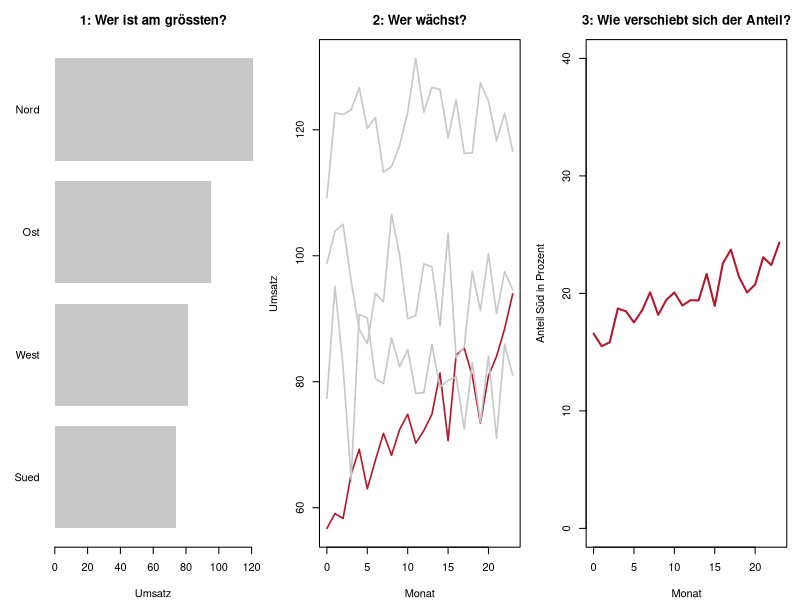
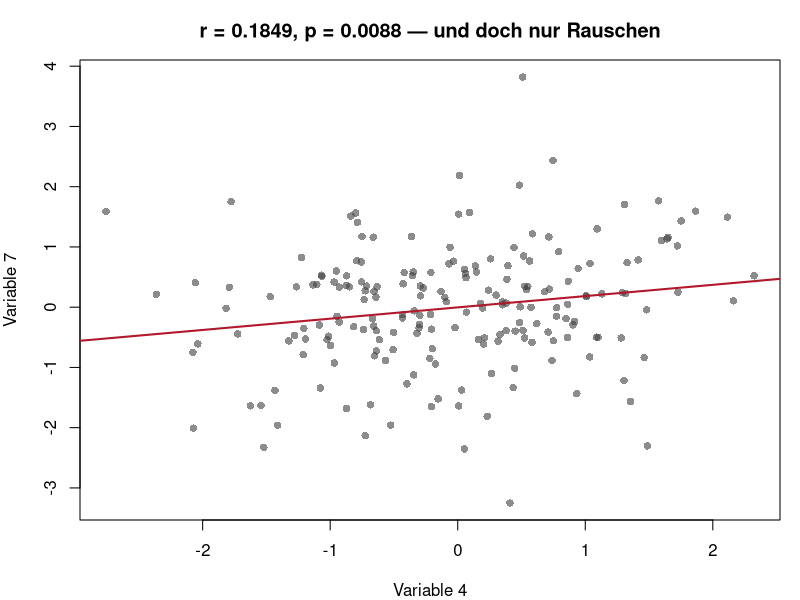

Here is the R script that generated these plots, in order: (Note: this script raises an error after producing the figures.)
## ---- chunk 1
#| label: setup-r
#| include: false
library(ggplot2)

theme_set(theme_minimal(base_size = 12))

lehmer <- function(saat, anzahl) {
  s <- saat
  raus <- numeric(anzahl)
  for (k in seq_len(anzahl)) {
    s <- (16807 * s) %% 2147483647
    raus[k] <- s / 2147483647
  }
  raus
}

normalmatrix <- function(saat, zeilen, spalten) {
  matrix(qnorm(lehmer(saat, zeilen * spalten)), nrow = zeilen, byrow = TRUE)
}

akzent <- "#b2182b"
neutral <- "grey78"
## ---- chunk 2
#| label: fig-b1-zb-r
#| fig-cap: "Beispiel 1: dieselben Daten für drei Aussagen."
#| fig-height: 3.2
regionen <- c("Nord", "Sued", "Ost", "West")
Z <- normalmatrix(4711, 4, 24)
zeit <- 0:23
niveau <- c(120, 60, 95, 80)
trend <- c(0.0, 1.2, -0.15, 0.1)
daten <- niveau + trend %o% zeit + Z * 6   # 4 Zeilen, 24 Spalten

kennzahlen <- t(sapply(1:4, function(i) {
  y <- daten[i, ]
  m <- lm(y ~ zeit)
  c(mittel = mean(y), sd = sd(y), steigung = unname(coef(m)[2]))
}))
rownames(kennzahlen) <- regionen
round(kennzahlen, 3)

round(c(groesste_region_mittel = max(kennzahlen[, "mittel"]),
        anteil_sued_monat_1 = daten[2, 1] / sum(daten[, 1]) * 100,
        anteil_sued_monat_24 = daten[2, 24] / sum(daten[, 24]) * 100), 1)

par(mfrow = c(1, 3), mar = c(4, 4, 3, 1))
# Aussage 1: Wer ist am groessten?
barplot(sort(kennzahlen[, "mittel"]), horiz = TRUE, las = 1, col = neutral,
        border = NA, main = "1: Wer ist am grössten?", xlab = "Umsatz")
# Aussage 2: Wer waechst?
matplot(zeit, t(daten), type = "l", lty = 1, lwd = 1.6,
        col = c(neutral, akzent, neutral, neutral),
        xlab = "Monat", ylab = "Umsatz", main = "2: Wer wächst?")
# Aussage 3: Wie verschiebt sich der Anteil?
anteile <- prop.table(daten, margin = 2) * 100
plot(zeit, anteile[2, ], type = "l", lwd = 2, col = akzent, ylim = c(0, 40),
     xlab = "Monat", ylab = "Anteil Süd in Prozent",
     main = "3: Wie verschiebt sich der Anteil?")
par(mfrow = c(1, 1))
## ---- chunk 3
#| label: fig-b2-zb-r
#| fig-cap: "Beispiel 2: das auffälligste der 45 Paare — reines Rauschen."
#| fig-height: 3
p_var <- 10; n <- 200
X <- normalmatrix(1234, p_var, n)

paare <- t(combn(p_var, 2))
ergebnis <- data.frame(
  a = paare[, 1], b = paare[, 2],
  r = apply(paare, 1, function(k) cor(X[k[1], ], X[k[2], ])))
ergebnis$p <- 2 * pt(abs(ergebnis$r) * sqrt((n - 2) / (1 - ergebnis$r^2)),
                     n - 2, lower.tail = FALSE)

c(variablen = p_var, paare = nrow(ergebnis), beobachtungen = n)
round(c(signifikant_bei_0.05 = sum(ergebnis$p < 0.05),
        erwartet = nrow(ergebnis) * 0.05,
        bonferroni_schwelle = 0.05 / nrow(ergebnis),
        signifikant_nach_bonferroni = sum(ergebnis$p < 0.05 / nrow(ergebnis))), 5)

bestes <- ergebnis[which.max(abs(ergebnis$r)), ]
round(bestes, 4)

par(mar = c(4, 4, 3, 1))
plot(X[bestes$a, ], X[bestes$b, ], pch = 16, col = adjustcolor("grey25", 0.6),
     xlab = paste("Variable", bestes$a), ylab = paste("Variable", bestes$b),
     main = sprintf("r = %.4f, p = %.4f — und doch nur Rauschen",
                    bestes$r, bestes$p))
abline(lm(X[bestes$b, ] ~ X[bestes$a, ]), lwd = 2, col = akzent)
## ---- chunk 4
#| label: b3-zb-r
pruefe_trend <- function(y) {
  m <- lm(y ~ zeit)
  s <- summary(m)$coefficients[2, ]
  ki <- confint(m)[2, ]
  c(steigung = unname(s[1]), unten = ki[1], oben = ki[2], p = unname(s[4]))
}

pruefung <- t(sapply(1:4, function(i) pruefe_trend(daten[i, ])))
rownames(pruefung) <- regionen
round(pruefung, 4)

# Deckt das Intervall die Null? Dann ist "waechst" oder "faellt" nicht belegt.
data.frame(region = regionen,
           richtung = ifelse(pruefung[, "unten"] > 0, "waechst",
                             ifelse(pruefung[, "oben"] < 0, "faellt", "nicht belegt")))
## ---- chunk 5
#| label: fig-b4-zb-r
#| fig-cap: "Beispiel 4: links die Standardausgabe, rechts die aufgeräumte Fassung."
#| fig-height: 3.4
elemente <- data.frame(
  art = c("Datenmarken", "Gitterlinien", "Achsenticks",
          "Legendeneinträge", "Rahmenlinien", "Titel", "Anmerkungen"),
  explorativ = c(96, 14, 18, 4, 4, 0, 0),
  erklaerend = c(96, 4, 10, 0, 0, 1, 2))
elemente

for (sp in c("explorativ", "erklaerend")) {
  daten_marken <- elemente[1, sp]
  rest <- sum(elemente[-1, sp])
  cat(sprintf("%-12s Datenmarken %d, andere Elemente %d, Anteil Daten %.1f Prozent\n",
              sp, daten_marken, rest, daten_marken / (daten_marken + rest) * 100))
}

lang <- data.frame(
  region = rep(regionen, each = 24),
  monat = rep(zeit, times = 4),
  umsatz = as.vector(t(daten)))

par(mfrow = c(1, 2), mar = c(4, 4, 3, 1))
matplot(zeit, t(daten), type = "l", lty = 1, lwd = 1.2, col = 1:4,
        xlab = "monat", ylab = "umsatz", main = "Standardausgabe")
grid(nx = 7, ny = 7, col = "grey70")
legend("topright", legend = regionen, col = 1:4, lty = 1, cex = 0.7)
box()

matplot(zeit, t(daten), type = "l", lty = 1, lwd = 1.6,
        col = c(neutral, akzent, neutral, neutral), bty = "n",
        xlab = "Monat", ylab = "Umsatz in Tausend Franken",
        main = "Nur der Süden wächst")
text(23, daten[2, 24] + 4, "Süd", col = akzent, adj = 1, font = 2)
par(mfrow = c(1, 1))
## ---- chunk 6
#| label: fig-b5-zb-r
#| fig-cap: "Beispiel 5: hässlich, schlecht gelesen, falsch."
#| fig-height: 3
mittel <- kennzahlen[, "mittel"]

# 1 haesslich: nichts stimmt inhaltlich nicht
c(ablesefehler_haesslich = 0)

# 2 schlecht gelesen: Torte statt Balken
grad <- mittel / sum(mittel) * 360
paare <- t(combn(4, 2))
winkel_diff <- apply(paare, 1, function(k) abs(grad[k[1]] - grad[k[2]]))
c(paare_unter_15_grad = sum(winkel_diff < 15), paare = length(winkel_diff))

# 3 falsch: Balkenachse ab 60
laengen <- mittel - 60
round(c(echtes_verhaeltnis = max(mittel) / min(mittel),
        dargestelltes_verhaeltnis = max(laengen) / min(laengen),
        verzerrung = (max(laengen) / min(laengen)) / (max(mittel) / min(mittel))), 2)

par(mfrow = c(1, 3), mar = c(4, 4, 3, 1))
barplot(mittel, names.arg = regionen, col = rainbow(4), border = "black",
        ylab = "Umsatz", main = "1 hässlich")
grid(col = "grey50")
pie(mittel, labels = regionen, col = grey.colors(4), main = "2 schlecht gelesen")
barplot(mittel, names.arg = regionen, col = neutral, border = NA,
        ylim = c(60, 125), xpd = FALSE, ylab = "Umsatz", main = "3 falsch")
par(mfrow = c(1, 1))
